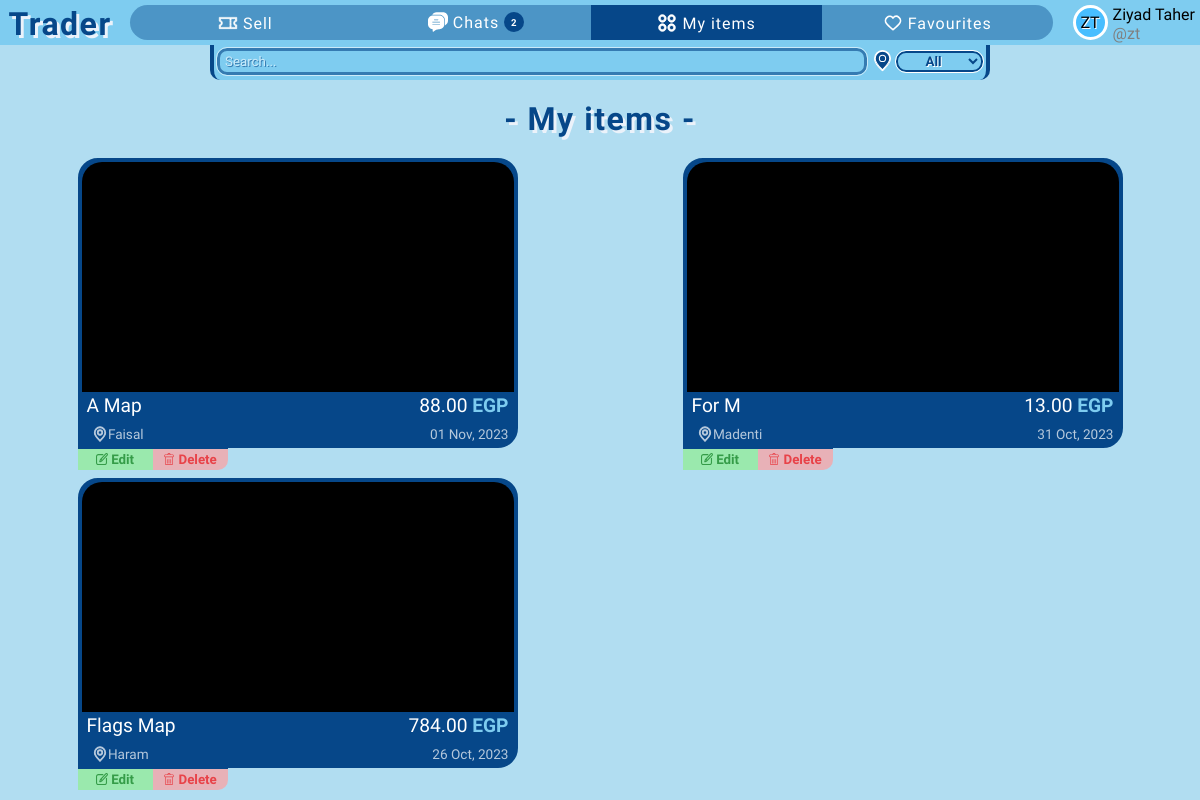
Before: /my-items (signed in) with the older database file.
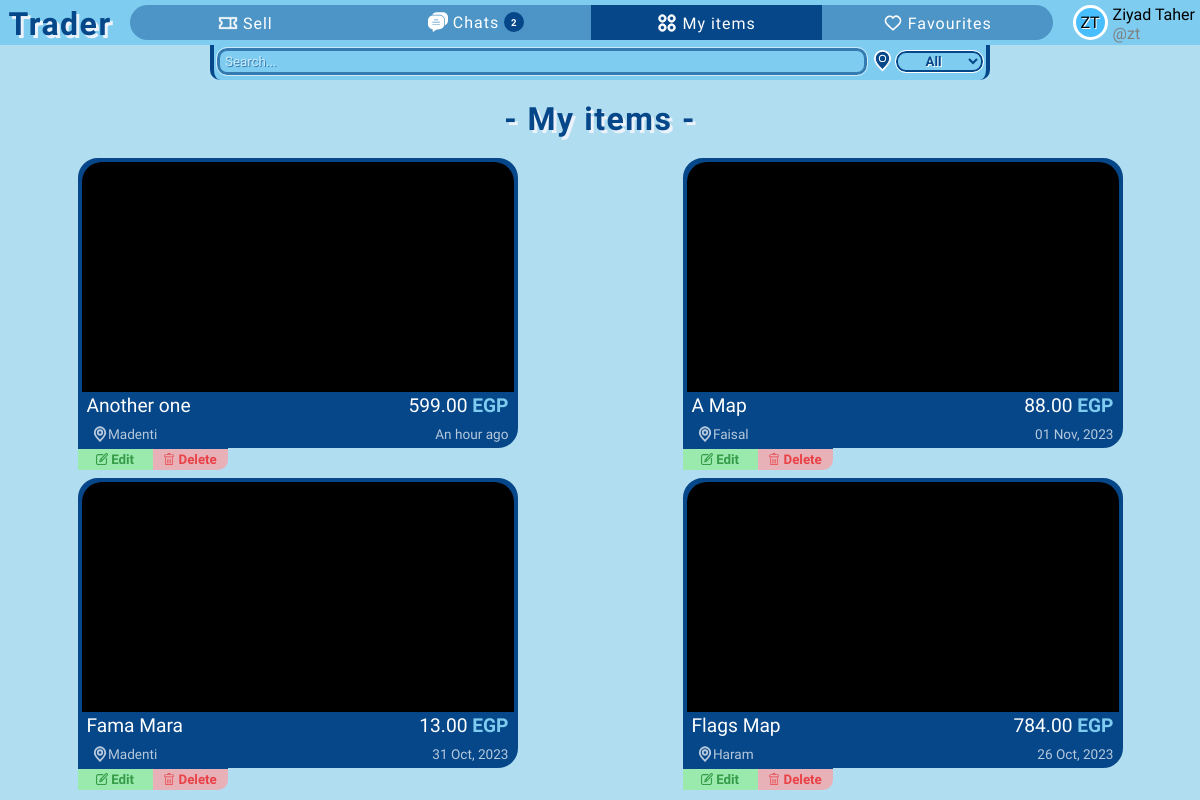
After: the same page with the newer database file.
### app/models.py (models this page shows)
class User(db.Model, UserMixin):
    id = db.Column(db.Integer, primary_key=True)  # User ID
    firstname = db.Column(db.String(50), nullable=False)  # First name
    lastname = db.Column(db.String(50), nullable=False)  # Last name
    username = db.Column(db.String(30), unique=True, nullable=False)  # Unique username
    email = db.Column(db.String(120), unique=True, nullable=False)  # Unique email
    password = db.Column(db.String(120), nullable=False)  # Password
    profile_color = db.Column(db.String(25), nullable=True, default=None)  # Profile color
    sent_chat = db.relationship('Chat', backref='sent_by_set', lazy=True, foreign_keys='Chat.sent_by')  # Chats sent by this user
    received_chat = db.relationship('Chat', backref='received_by_set', lazy=True, foreign_keys='Chat.received_by')  # Chats received by this user
    items = db.relationship('Item', backref='item_owner', lazy=True)  # Items posted by this user
    contacts = db.relationship('User', secondary=user_contacts,  # Many-to-many relationship for contacts
                               primaryjoin=(user_contacts.c.contact_id == id),
                               secondaryjoin=(user_contacts.c.contacted_id == id),
                               backref=db.backref('contacted_by', lazy='dynamic'),
                               lazy='dynamic')
    favourites = db.relationship('Item', secondary=favourite_items, backref=db.backref('fav_users', lazy='dynamic'))  # Many-to-many relationship for favorite items

class Item(db.Model):
    id = db.Column(db.Integer, primary_key=True)  # Item ID
    title = db.Column(db.String(100), nullable=False)  # Item title
    description = db.Column(db.Text, nullable=False)  # Item description
    location = db.Column(db.String(100), nullable=False)  # Item location
    price = db.Column(db.Float, default=0, nullable=False)  # Item price
    is_sold = db.Column(db.Boolean, default=False)  # Is item sold?
    created_at = db.Column(db.DateTime)  # Item creation timestamp
    owner = db.Column(db.Integer, db.ForeignKey("user.id"), nullable=False)  # Owner of the item
    images = db.relationship('Image', backref='images_set', lazy=True)  # Images associated with the item
    chats = db.relationship('Chat', backref='chats_set', lazy=True)  # Chats related to the item

### app/routes.py (the view)
@app.get("/my-items")
@login_required
def my_items():
    items = Item.query.filter_by(owner=current_user.id).order_by(Item.created_at.desc()).all()
    return render_template('my-items.html', items=items)

### app/__init__.py (called while the page is built)
def price_format(float):
    return '{:,.2f}'.format(float)

### app/routes.py (called while the page is built)
@login_manager.user_loader
def load_user(user_id):
    return User.query.get(int(user_id))

### app/templates/my-items.html (shortened to what this page needs)
{% extends 'base.html' %}
{% block head %}
    <link rel="stylesheet" href="{{ url_for('static', filename='css/partials/item.css') }}">
{% endblock %}
{% block my_items_page %}selected{% endblock %}
{% block search_location %}
    {% include 'partials/search-location.html' %}
{% endblock %}
{% block content %}
    <header class="pge-header" style="margin: 15px;">- My items -</header>
    <div class="items-cont seller-items-cont">
        {% for item in items %}
            {% with seller_page=True, all_items_page=True %}
                {% include 'partials/item.html' %}
            {% endwith %}
        {% endfor %}
    </div>
{% endblock %}

### app/templates/base.html (shortened to what this page needs)
<!DOCTYPE html>
<html lang="en">
<head>
    <link rel="stylesheet" href="{{ url_for('static', filename='css/base.css') }}">
    <link rel="stylesheet" href="{{ url_for('static', filename='css/partials/user-card.css') }}">
    {% block head %}{% endblock %}
</head>
<body>
    {% block nav %}
        <header>
            <nav class="{% block nav_search %}{% endblock %}">
                <a href="{{ url_for('index') }}" class="app-name">Trader</a>
                <div class="all-links">
                    <a href="{{ url_for('sell') }}" class="nav-link {% block sell_page %}{% endblock %}" title="Sell">
                        <span>Sell</span>
                    </a>
                    <a href="{{ url_for('all_contacts') }}" class="nav-link {% block all_contacts_page %}{% endblock %}" title="Chats">
                        <span>Chats <span class="unread-msgs"></span></span>
                    </a>
                    <a href="{{ url_for('my_items') }}" class="nav-link {% block my_items_page %}{% endblock %}" title="My items">
                        <span>My items</span>
                    </a>
                    <a href="{{ url_for('favourites') }}" class="nav-link {% block favourites_page %}{% endblock %}" title="Favourites">
                        <span>Favourites</span>
                    </a>
                </div>
                <div class="user-card-cont">
                    {% if current_user.is_authenticated %}
                        {% include 'partials/user-card.html' %}
                    {% else %}
                        <div class="guest">@Guest</div>
                        <div class="login-signup">
                            <a href="{{ url_for('login') }}" class="login">Log in</a>
                            <a href="{{ url_for('signup') }}" class="signup">Sign up</a>
                        </div>
                    {% endif %}
                </div>
            </nav>
            {% block search_location %}{% endblock search_location %}
        </header>
    {% endblock nav %}
    {% block content %}{% endblock content %}
</body>
</html>

### app/templates/partials/user-card.html
<div class="user-logo-cont" style="background-color: #{{ current_user.profile_color }};">
    <div class="user-logo">{{ current_user.firstname[0]|upper }}{{ current_user.lastname[0]|upper }}</div>
</div>
<div class="first-last-name">{{ current_user.firstname|title }} {{ current_user.lastname|title }}</div>
<span class="username">@{{ current_user.username }}</span>

### app/templates/partials/search-location.html (shortened to what this page needs)
<div class="search-location-cont">
    <input type="search" class="search" placeholder="Search...">
    <div class="location-cont">
        <select name="location" class="location" title="Location">
            <option class="all" value="">All</option>
        </select>
    </div>
</div>

### app/templates/partials/item.html (shortened to what this page needs)
<div class="single-item-cont location-{% if item.location == '6 October' %}october{% else %}{{ item.location|lower }}{% endif %}" id="item-{{ item.id }}">
    <a class="item" href="{{ url_for('single_item', item_id=item.id) }}">
        <div class="img-cont">
        </div>
        <div class="upper">
            <div class="item-title">{{ item.title }}</div>
            <div class="item-price">{{ price_format(item.price) }} <span class="egp">EGP</span></div>
        </div>
        <div class="lower">
            <div class="item-location">
                {{ item.location }}
            </div>
            <div>{{ date_format(item.created_at) }}</div>
        </div>
    </a>
    {% if seller_page %}
    <div class="seller-page-btns">
        {% if all_items_page %}
        <div class="edit-delete">
            <button class="edit-btn" id="edit-{{ item.id }}">
                Edit
            </button>
            <button class="delete-btn" id="delete-{{ item.id }}">
                Delete
            </button>
        </div>
        {% endif %}
    </div>
    {% endif %}
</div>

### app/static/css/base.css (style rules this page uses)
* { font-family: 'Varela Round', serif; box-sizing: border-box; margin: 0; padding: 0; font-size: bolder; }
body { background-color: #B1DDF1; color: white; height: 100vh; }
nav { display: grid; grid-template-columns: 120px 1fr auto; background-color: #7eccf0; height: 45px; }
.search-location-cont { display: grid; grid-template-columns: 1fr auto; padding: 3px; background-color: #7eccf0; height: 35px; width: 65%; margin: auto; border-bottom-left-radius: 10px; border-bottom-right-radius: 10px; border-right: 4px solid #064789; border-left: 4px solid #064789; }
.search-location-cont .search { border-radius: 10px; padding: 5px; height: 1.7rem; border: 3px solid #064789; outline: 1px solid white; background-color: #7eccf0; opacity: 0.6; }
.search-location-cont .search::placeholder { color: white; text-shadow: 1px 1px #064789; }
.search-location-cont .location-cont .location { position: relative; bottom: 7px; background-color: #7eccf0; border: 2px solid #064789; outline: 1px solid white; border-radius: 10px; color: #064789; text-align: center; text-shadow: 1px 1px white; font-weight: bolder; padding: 0 2px; }
.search-location-cont .location-cont svg { position: relative; left: 2.5px; }
.app-name, .pge-header { position: relative; top: 5px; font-family: Cookie; font-weight: bolder; font-size: 2rem; text-align: center; letter-spacing: 1.5px; text-decoration: none; color: #064789; text-shadow: 3px 3px #EBF2FA; transition: all 0.3s; }
.all-links { display: flex; justify-content: space-evenly; align-items: center; background-color: #06478969; height: 35px; border-radius: 20px; margin: 5px 10px; overflow: hidden; }
.all-links .selected { background-color: #064789; }
.all-links .nav-link:first-of-type { border-top-left-radius: 20px; border-bottom-left-radius: 20px; }
.all-links .nav-link:last-of-type { border-top-right-radius: 20px; border-bottom-right-radius: 20px; }
.all-links .nav-link { color: white; letter-spacing: 1px; text-decoration: none; width: 100%; text-align: center; padding: 5px; padding-bottom: 8px; }
.all-links .nav-link svg { position: relative; top: 4px; }
.unread-msgs { display: none; position: relative; bottom: 2px; background-color: #064789; border-radius: 50%; font-size: 0.6rem; font-weight: bolder; width: 20px; height: 20px; justify-content: center; align-items: center; }
.user-card-cont { position: relative; display: grid; column-gap: 5px; grid-template-columns: auto 1fr; grid-template-rows: 1fr 1fr; color: black; padding: 5px; height: 45px; padding-left: 10px; transition: background-color .2s ease-out; cursor: pointer; width: fit-content; min-width: 100px; }

### app/static/css/partials/user-card.css (style rules this page uses)
.user-logo-cont { display: flex; justify-content: center; align-items: center; background-color: #7eccf0; width: 35px; height: 35px; border: 3px solid white; border-radius: 50%; text-shadow: 1px 1px white; grid-row: span 2; }
.user-logo { font-family: Amita; }
.username { color: gray; }

Changed rows visible on the page:
added Item: title "Another one", price "599.00", location "Madenti", created_at "An hour ago"
changed Item: title "For M" → "Fama Mara"
